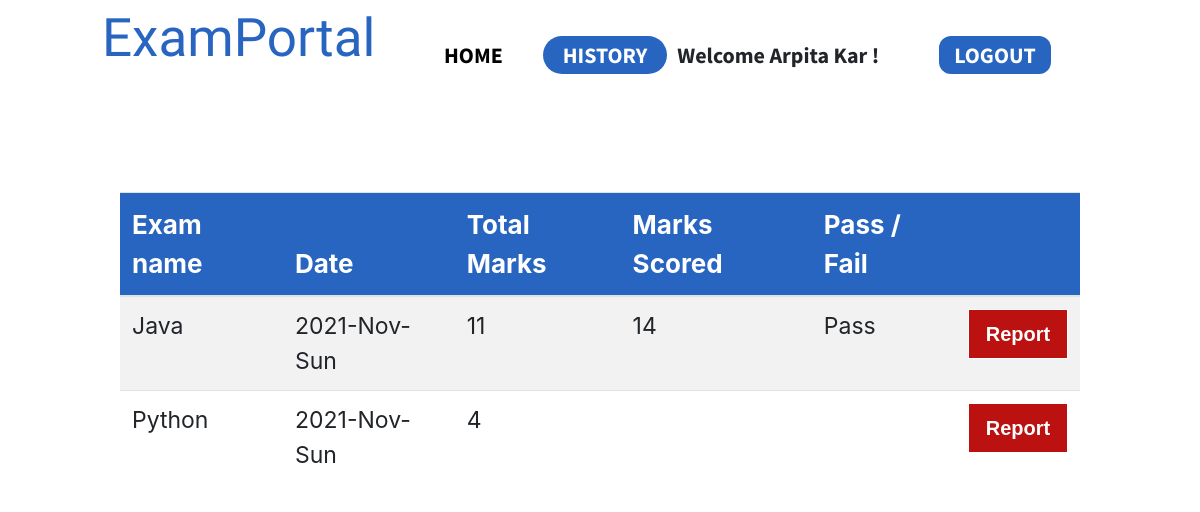
The app's page /student-history.php (signed in) with its own data.
### tables this page shows
CREATE TABLE IF NOT EXISTS `student` (
  `s_id` int(100) NOT NULL AUTO_INCREMENT,
  `s_fname` varchar(500) NOT NULL,
  `s_lname` varchar(500) NOT NULL,
  `s_gender` varchar(10) NOT NULL,
  `s_phone` int(10) NOT NULL,
  `s_dob` date NOT NULL,
  `s_email` varchar(500) NOT NULL,
  `s_password` varchar(100) DEFAULT NULL,
  PRIMARY KEY (`s_id`)
);

CREATE TABLE IF NOT EXISTS `student_test_map` (
  `s_id` int(100) DEFAULT NULL,
  `t_id` int(100) DEFAULT NULL,
  `seat_no` varchar(100) DEFAULT NULL,
  `attendence` varchar(50) DEFAULT NULL,
  `date` varchar(255) DEFAULT NULL,
  `time` varchar(255) DEFAULT NULL,
  `marks_scored` int(100) DEFAULT NULL,
  `pass_fail` varchar(100) DEFAULT NULL,
  `wrong_answer` int(100) DEFAULT NULL,
  `right_answer` int(100) DEFAULT NULL,
  `percentage` float DEFAULT NULL,
  KEY `s_id` (`s_id`),
  KEY `t_id` (`t_id`)
);

CREATE TABLE IF NOT EXISTS `test` (
  `t_id` int(100) NOT NULL AUTO_INCREMENT,
  `t_name` varchar(100) NOT NULL,
  `date` date NOT NULL,
  `time` int(255) NOT NULL,
  `total_marks` int(100) NOT NULL,
  `total_ques` int(100) NOT NULL,
  PRIMARY KEY (`t_id`)
);

### student-history.php (the view, shortened to what this page needs)
<!DOCTYPE html>
<html>
<head>
    <link href="style.css" rel="stylesheet">
    <link rel="stylesheet" href="https://stackpath.bootstrapcdn.com/bootstrap/4.1.3/css/bootstrap.min.css">
    <link href="https://unpkg.com/aos@2.3.1/dist/aos.css" rel="stylesheet">
</head>
<body>
    <?php
        $conn = mysqli_connect("localhost", "root", "", "exam") or die(mysqli_error($conn));
        $sId = $_SESSION['sId'];
        $sql = "SELECT s_fname, s_lname FROM student WHERE s_id='$sId'";
        $selectResult = mysqli_query($conn,$sql);
        $studentDetails = mysqli_fetch_assoc($selectResult);
        $sName = $studentDetails["s_fname"];
        $slName = $studentDetails["s_lname"];
    ?>
    <div class="ExamPortal">ExamPortal</div>
    <div class="Frame1">
        <a href="student-home.php" class='passive'>HOME</a>
        <a href="student-history.php" class='active'>HISTORY</a>
        <a class="name"><?php echo " Welcome {$sName} {$slName} !"; ?></a>
        <a href="login.php" class='logout'>LOGOUT</a>
    </div>
    <br><br> <br><br> <br><br> <br><br>
    <center>
        <div class="table-responsive" data-aos="fade-up"  data-aos-once= "true">
            <table class="table table-hover table-striped"  style="width: 80%;  font-size: 23px;" >
                <thead style="background-color: #2765C1; color: white; font-size: 26px; ">
                    <tr>
                        <th>Exam name</th>
                        <th>Date</th>
                        <th>Total Marks</th>
                        <th>Marks Scored</th>
                        <th>Pass / Fail</th>
                        <th></th>
                    </tr>
                </thead>
                <tbody>
                    <?php
                        $db = mysqli_connect("localhost", "root", "", "exam") or die(mysqli_error($conn));
                        $records = mysqli_query($db," SELECT t.*, stm.* FROM test t, student_test_map stm WHERE stm.s_id= '$sId' AND t.t_id= stm.t_id AND stm.attendence IS NOT NULL");
                        while($data = mysqli_fetch_array($records))
                        {
                        ?>
                        <tr>
                            <td><?php echo $data['t_name']; ?></td>
                            <td><?php echo $data['date']; ?></td>
                            <td><?php echo $data['total_marks']; ?></td>
                            <td><?php echo $data['marks_scored']; ?></td>
                            <td><?php echo $data['pass_fail']; ?></td>
                            <td><a href="student-report.php?t_id=<?php echo $data['t_id']; ?>" target="_blank"><input type='submit' value='Report' id='report'></a></td>
                        </tr>
                        <?php
                            }
                        ?>
                </tbody>
            </table>
        </div>
    </center>
</body>
</html>

### style.css (style rules this page uses)
body { position: relative; background: #FFFFFF; }
.ExamPortal { position: absolute; width: 274px; height: 45px; left: 102px; top: 10px; font-family: 'Sansita Swashed', cursive; font-size: 53px; line-height: 56px; color: #2765C1; }
.Frame1 { display: flex; flex-direction: row; justify-content: space-between; align-items: flex-start; position: absolute; left: 414px; top: 42px; }
.Frame1 .passive { font-family: 'Source Sans Pro', sans-serif; font-style: normal; font-weight: bold; font-size: 22px; line-height: 38px; color: black; text-decoration: none; flex: none; margin-top: -6px; background-color: white; padding: 0px 20px 0px 20px; text-align: center; border-radius: 20px; transition: 0.4s all; margin-left: 10px; margin-right: 10px; }
.Frame1 .active { font-family: 'Source Sans Pro', sans-serif; font-style: normal; font-weight: bold; font-size: 22px; line-height: 38px; color: white; text-decoration: none; flex: none; margin-top: -6px; background-color: #2765C1; padding: 0px 20px 0px 20px; text-align: center; border-radius: 20px; margin-left: 10px; transition: 0.4s all; }
.Frame1 .name { font-family: 'Source Sans Pro', sans-serif; font-style: normal; font-weight: bold; font-size: 22px; line-height: 38px; color: black; text-decoration: none; flex: none; margin-top: -6px; margin-left: 10px; margin-right: 10px; transition: 0.4s all; }
.Frame1 .logout { font-family: 'Source Sans Pro', sans-serif; font-style: normal; font-weight: bold; font-size: 22px; line-height: 38px; color: white; text-decoration: none; flex: none; margin-top: -6px; background-color: #2765C1; padding: 0px 15px 0px 15px; text-align: center; border-radius: 12px; transition: 0.4s all; margin-left: 50px; }
input[type=submit] { background-color: #1d7a22; width: 100px; height: 50px; border: 1px solid white; font-family: 'Spartan', sans-serif; font-weight: bold; font-size: 20px; line-height: 26px; color: #FFFFFF; text-decoration: none; cursor: pointer; }
#report { background-color: rgb(187, 17, 17); }

### records on screen
student: s_fname "Arpita", s_lname "Kar"
student_test_map: t_id.t_name "Java", date "2021-Nov-Sun", t_id.total_marks "11", marks_scored "14", pass_fail "Pass"
student_test_map: t_id.t_name "Python", date "2021-Nov-Sun", t_id.total_marks "4"
